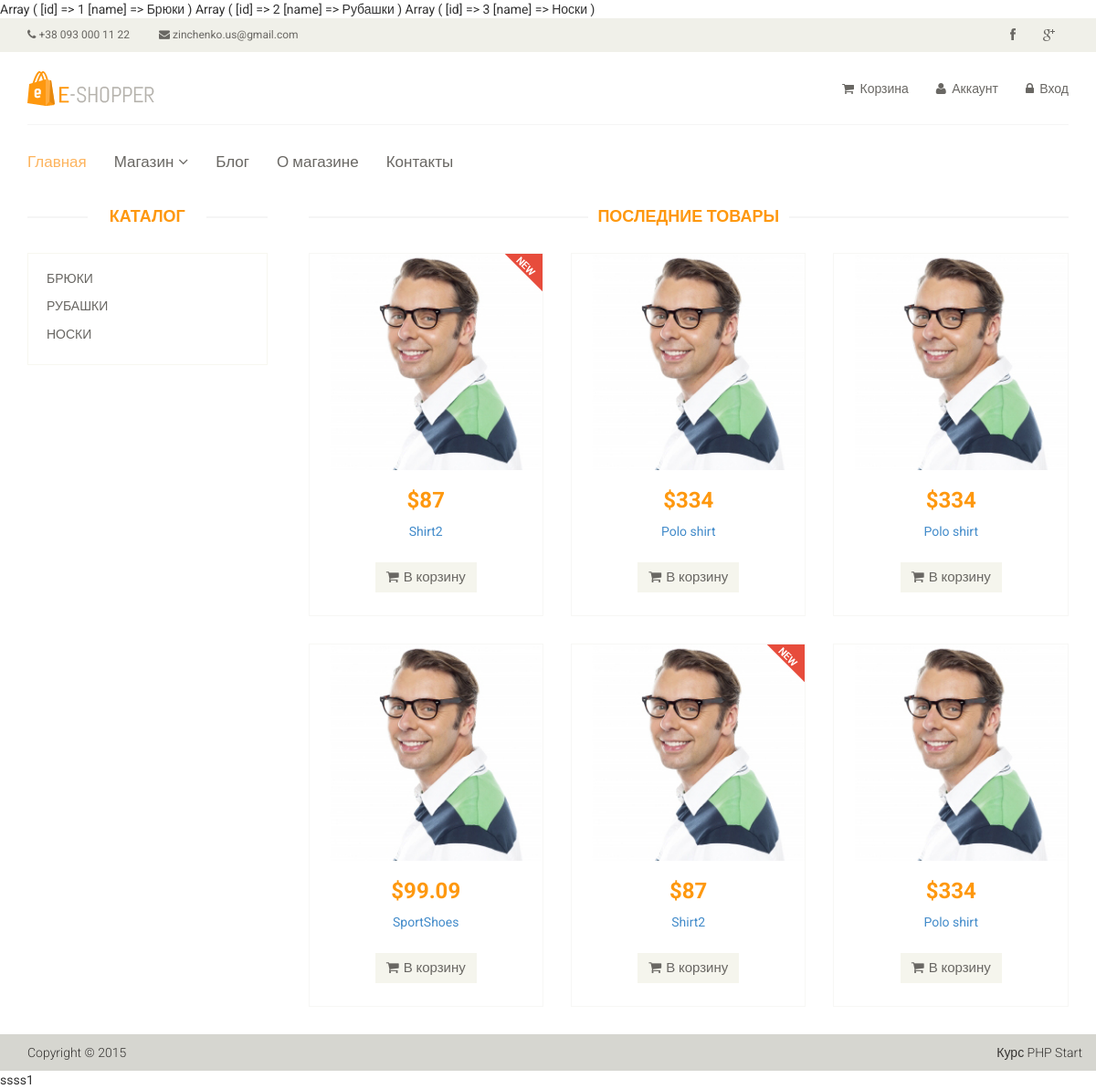
Page /catalog/ on the committed database.
### tables this page shows
CREATE TABLE `category` (
  `id` int(11) NOT NULL,
  `name` varchar(255) NOT NULL,
  `sort_order` int(11) NOT NULL DEFAULT '0',
  `status` int(11) NOT NULL DEFAULT '1'
);

CREATE TABLE `product` (
  `id` int(11) NOT NULL,
  `name` varchar(255) NOT NULL,
  `category_id` int(11) NOT NULL,
  `code` int(11) NOT NULL,
  `price` float NOT NULL,
  `availability` int(11) NOT NULL,
  `brand` varchar(255) NOT NULL,
  `image` varchar(255) NOT NULL,
  `description` text NOT NULL,
  `is_new` int(11) NOT NULL DEFAULT '0',
  `is_recomended` int(11) NOT NULL DEFAULT '0',
  `status` int(11) NOT NULL DEFAULT '1'
);

### application/controllers/CatalogController.php (called while the page is built, shortened)
<?php
class CatalogController {
    public function actionIndex(){
        $categories = Category::getCategoriesList();
        $latestProducts = Product::getLatestProducts();
        include (ROOT . '/application/views/catalog/index.php');
        return true;
    }
}

### application/config/routes.php (called while the page is built)
<?php
return array (
    'product/([0-9]+)' => 'product/view/$1',
    'catalog/' => 'catalog/index',
    'category/([0-9]+)/page-([0-9]+)' => 'catalog/category/$1/$2',
    'category/([0-9]+)' => 'catalog/category/$1',
    'user/register' => 'user/register',
    'user/login' => 'user/login',
    'cabinet' => 'cabinet/index',
    '' => 'site/index',
);

### index.php (called while the page is built, shortened)
<?php
$router = new Router();
$router-> run();

### application/models/Category.php (called while the page is built)
<?php
class Category {
    public static function getCategoriesList(){
        $db= Db::getConnection();
        $categoryList = array();
        $result = $db->query('SELECT id, name From category ORDER By sort_order ASC');
        $i=0;
        while($row=$result->fetch(PDO::FETCH_ASSOC)) {
            print_r($row);
            $categoryList[$i]['id'] = $row['id'];
            $categoryList[$i]['name'] = $row['name'];
            $i++;
        }
        return $categoryList;
    }
}

### application/models/Product.php (called while the page is built, shortened)
<?php
class Product {
    public static function getLatestProducts($count = self::SHOW_BY_DEFAULT) {
        $count = intval($count);
        $db = Db::getConnection();
        $result = $db->query('SELECT id, name, price, image, is_new FROM product Where status = "1" Order By id DESC Limit '.  $count);
        $i=0;
        $productsList = array();
        while($row = $result->fetch()) {
            $productsList[$i]['id'] = $row['id'];
            $productsList[$i]['name'] = $row['name'];
            $productsList[$i]['image'] = $row['image'];
            $productsList[$i]['price'] = $row['price'];
            $productsList[$i]['is_new'] = $row['is_new'];
            $i++;
        }
        return $productsList;
    }
}

### application/views/catalog/index.php (the view)
<?php include ROOT . '/application/views/layouts/header.php'; ?>
<section>
    <div class="container">
        <div class="row">
            <div class="col-sm-3">
                <div class="left-sidebar">
                    <h2>Каталог</h2>
                    <div class="panel-group category-products">
                        <?php foreach ($categories as $categoryItems): ?>
                            <div class="panel panel-default">
                            <div class="panel-heading">
                                <h4 class="panel-title">
                                    <a href="/category/<?php echo $categoryItems['id']; ?>">
                                        <?php echo $categoryItems['name']; ?>
                                    </a>
                                </h4>
                            </div>
                        </div>
                        <?php endforeach; ?>
                    </div>
                </div>
            </div>
            <div class="col-sm-9 padding-right">
                <div class="features_items">
                    <h2 class="title text-center">Последние товары</h2>
                    <?php foreach($latestProducts as $productItem): ?>
                    <div class="col-sm-4">
                        <div class="product-image-wrapper">
                            <div class="single-products">
                                <div class="productinfo text-center">
                                    <img src="public/images/home/product2.jpg" alt="" />
                                    <h2>$<?php echo $productItem['price']; ?></h2>
                                    <p>
                                        <a href="/product/<?php echo $productItem['id']; ?>">
                                            <?php echo $productItem['name']; ?>
                                        </a>
                                    </p>
                                    <a href="#" class="btn btn-default add-to-cart"><i class="fa fa-shopping-cart"></i>В корзину</a>
                                </div>
                                <?php if($productItem['is_new'] == 1){ echo '<img src="public/images/home/new.png" class="new" alt="" />';} ?>
                            </div>
                        </div>
                    </div>
                    <?php endforeach; ?>
                </div>
            </div>
        </div>
    </div>
</section>
<?php include ROOT . '/application/views/layouts/footer.php'; ?>

### framework/core/Router.php (shortened to what this page needs)
<?php
class Router {
    private $routes;
    public function __construct(){
        $routesPath = ROOT.'/application/config/routes.php';
        $this -> routes = include($routesPath);
    }
    private function getURI(){
        $request_uri = $_SERVER['REQUEST_URI'];
        $home_uri = '/PHP2_Lessons/store/';
        if (!empty($request_uri)){
            return trim($request_uri, '/');
        }
    }
    public function run(){
            $uri = $this->getURI();
        foreach ($this->routes as $uripattern => $path) {
            $uripattern_timmed = trim($uripattern, '/');
            if  (preg_match("~$uripattern_timmed~", $uri)) {
                $internalRoute = preg_replace("~$uripattern_timmed~", $path, $uri);
                $segments = explode('/', $internalRoute);
                $controllerName = array_shift($segments).'Controller';
                $actionName = 'action'.ucfirst(array_shift($segments));
                $parameters=$segments;
                $controllerObject = new $controllerName;
                $result = call_user_func_array(array($controllerObject, $actionName), $parameters);
                if ($result != null) {
                    break;
                }
            }
        }
    }
}

### public/css/main.css (style rules this page uses)
body { font-family: 'Roboto', sans-serif; background:; position: relative; font-weight:400px; }
a { -webkit-transition: 300ms; -moz-transition: 300ms; -o-transition: 300ms; transition: 300ms; }
h1, h2, h3, h4, h5, h6 { font-family: 'Roboto', sans-serif; }
.category-products { border: 1px solid #F7F7F0; margin-bottom: 35px; padding-bottom: 20px; padding-top: 15px; }
.left-sidebar h2, .brands_products h2 { color: #FE980F; font-family: 'Roboto', sans-serif; font-size: 18px; font-weight: 700; margin: 0 auto 30px; text-align: center; text-transform: uppercase; position: relative; z-index:3; }
.left-sidebar h2:after, h2.title:after { content: " "; position: absolute; border: 1px solid #f5f5f5; bottom:8px; left: 0; width: 100%; height: 0; z-index: -2; }
.left-sidebar h2:before { content: " "; position: absolute; background: #fff; bottom: -6px; width: 130px; height: 30px; z-index: -1; left: 50%; margin-left: -65px; }
h2.title:before { content: " "; position: absolute; background: #fff; bottom: -6px; width: 220px; height: 30px; z-index: -1; left: 50%; margin-left: -110px; }
.category-products .panel { background-color: #FFFFFF; border: 0px; border-radius: 0px; box-shadow:none; margin-bottom: 0px; }
.category-products .panel-default .panel-heading { background-color: #FFFFFF; border: 0 none; color: #FFFFFF; padding: 5px 20px; }
.category-products .panel-default .panel-heading .panel-title a { color: #696763; font-family: 'Roboto', sans-serif; font-size: 14px; text-decoration: none; text-transform: uppercase; }
.padding-right { padding-right: 0; }
.features_items { overflow:hidden; }
h2.title { color: #FE980F; font-family: 'Roboto', sans-serif; font-size: 18px; font-weight: 700; margin: 0 15px; text-transform: uppercase; margin-bottom: 30px; position: relative; }
.product-image-wrapper { border:1px solid #F7F7F5; overflow: hidden; margin-bottom:30px; }
.single-products { position: relative; }
.new, .sale { position: absolute; top: 0; right: 0; }
.productinfo h2 { color: #FE980F; font-family: 'Roboto', sans-serif; font-size: 24px; font-weight: 700; }
.productinfo p { font-family: 'Roboto', sans-serif; font-size: 14px; font-weight: 400; color: #696763; height: 34px; }
.productinfo img { width: 100%; }
.productinfo { position:relative; }
.add-to-cart { background:#F5F5ED; border: 0 none; border-radius: 0; color: #696763; font-family: 'Roboto', sans-serif; font-size: 15px; margin-bottom: 25px; }
.add-to-cart i { margin-right:5px; }

### rows in the picture
category: name "БРЮКИ"
category: name "РУБАШКИ"
category: name "НОСКИ"
product: price "87", name "Shirt2", is_new 1 (drawn)
product: price "334", name "Polo shirt"
product: price "334", name "Polo shirt"
product: price "99.09", name "SportShoes"
product: price "87", name "Shirt2", is_new 1 (drawn)
product: price "334", name "Polo shirt"
